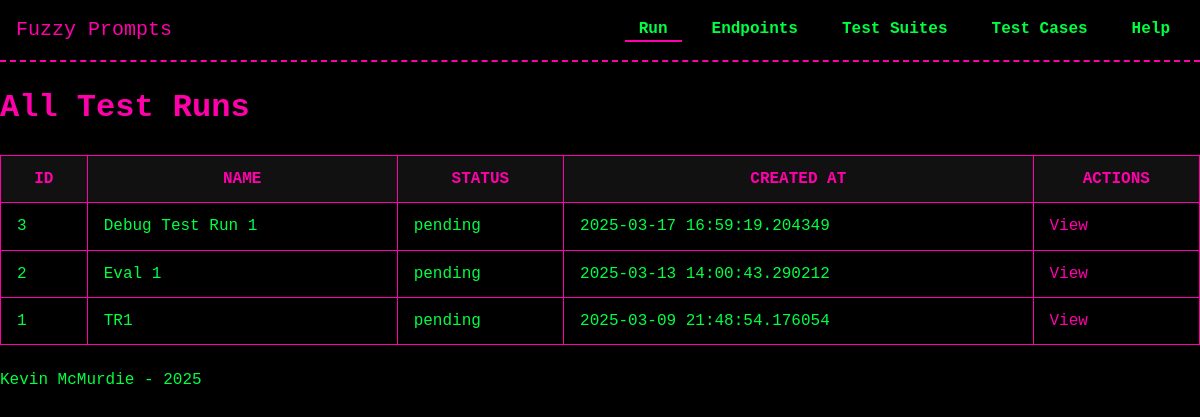
Before: /test_runs/ with the older database file.
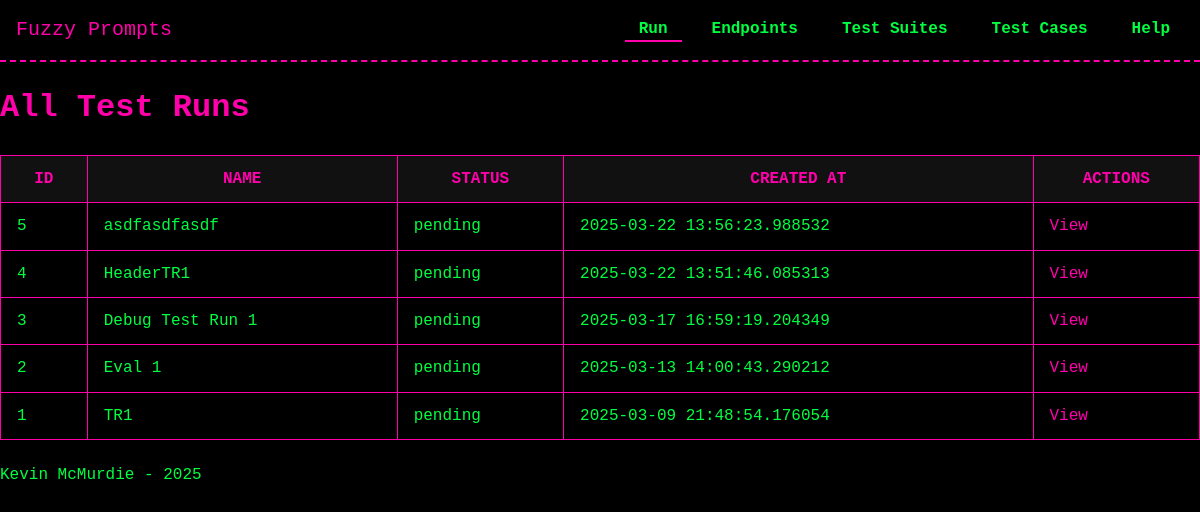
After: the same page with the newer database file.
### models/model_TestRun.py (models this page shows, shortened)
class TestRun(db.Model):
    __tablename__ = 'test_runs'
    id = db.Column(db.Integer, primary_key=True)
    name = db.Column(db.String(255), nullable=False)
    created_at = db.Column(db.DateTime, default=datetime.now)
    status = db.Column(db.String(50), default="pending")
    endpoint_id = db.Column(
        db.Integer,
        db.ForeignKey("endpoints.id", ondelete="SET NULL"),
        nullable=True
    )
    endpoint = db.relationship("Endpoint", back_populates="test_runs", passive_deletes=True)
    test_suites = db.relationship('TestSuite', secondary=test_run_suites, back_populates='test_runs')
    attempts = db.relationship('TestRunAttempt', back_populates='test_run', cascade='all, delete-orphan')

### routes/test_runs.py (the view)
@test_runs_bp.route('/', methods=['GET'])
def list_test_runs():
    page = request.args.get('page', 1, type=int)
    pagination = TestRun.query.order_by(TestRun.id.desc()).paginate(page=page, per_page=10, error_out=False)
    runs = pagination.items
    return render_template('test_runs/list_test_runs.html', test_runs=runs, pagination=pagination)

### templates/test_runs/list_test_runs.html (shortened to what this page needs)
{% extends "base.html" %}
{% block head %}
  <link rel="stylesheet" href="{{ url_for('static', filename='css/tables.css') }}">
{% endblock %}
{% block content %}
<h1>All Test Runs</h1>
{% if test_runs %}
  <table>
    <thead>
      <tr>
        <th>ID</th>
        <th>Name</th>
        <th>Status</th>
        <th>Created At</th>
        <th>Actions</th>
      </tr>
    </thead>
    <tbody>
      {% for run in test_runs %}
        <tr>
          <td>{{ run.id }}</td>
          <td>{{ run.name or 'N/A' }}</td>
          <td>{{ run.status or 'pending' }}</td>
          <td>{{ run.created_at or 'N/A' }}</td>
          <td>
            <a href="{{ url_for('test_runs_bp.view_test_run', run_id=run.id) }}">View</a>
          </td>
        </tr>
      {% endfor %}
    </tbody>
  </table>
{% else %}
  <p>No test runs found.</p>
{% endif %}
{% endblock %}

### templates/base.html (shortened to what this page needs)
<!DOCTYPE html>
<html lang="en">
<head>
  <link rel="stylesheet" href="{{ url_for('static', filename='css/theme.css') }}">
  <link rel="stylesheet" href="{{ url_for('static', filename='css/navbar.css') }}">
  {% block head %}{% endblock %}
</head>
<body>
  <header>
    <nav class="navbar navbar-fixed">
      <div class="nav-brand glitch">
        <a href="{{ url_for('core_bp.index') }}">Fuzzy Prompts</a>
      </div>
      <ul class="nav-links">
        <li class="dropdown {% if request.endpoint and request.endpoint.startswith('test_runs_bp') %}active{% endif %}">
          <a href="#">Run</a>
        </li>
        <li class="dropdown {% if request.endpoint and request.endpoint.startswith('endpoints_bp') %}active{% endif %}">
          <a href="#">Endpoints</a>
        </li>
        <li class="dropdown {% if request.endpoint and request.endpoint.startswith('test_suites_bp') %}active{% endif %}">
          <a href="#">Test Suites</a>
        </li>
        <li class="dropdown {% if request.endpoint and request.endpoint.startswith('test_cases_bp') %}active{% endif %}">
          <a href="#">Test Cases</a>
        </li>
        <li class="dropdown {% if request.endpoint and request.endpoint.startswith('help_bp') %}active{% endif %}">
          <a href="{{ url_for('help_bp.index') }}">Help</a>
        </li>
      </ul>
    </nav>
  </header>
  <main>
    {% block content %}{% endblock %}
  </main>
  <footer>
    <p>Kevin McMurdie - 2025</p>
  </footer>
</body>
</html>

### static/css/theme.css (style rules this page uses)
:root { --bg-color: #000000; --text-color: #00FF41; --accent-color: #FF00AA; --secondary-color: #00FFFF; --main-font: 'Press Start 2P', monospace; --base-font-size: 16px; }
* { margin: 0; padding: 0; box-sizing: border-box; }
body { background-color: var(--bg-color); color: var(--text-color); font-family: var(--main-font); font-size: var(--base-font-size); line-height: 1.4; padding-top: 70px; }
a { color: var(--accent-color); text-decoration: none; }
h1, h2, h3, h4, h5, h6 { color: var(--accent-color); margin: 1rem 0 0.5rem; }
.glitch { position: relative; color: var(--accent-color); animation: glitch 2s infinite; }

### static/css/navbar.css (style rules this page uses)
.navbar { display: flex; align-items: center; justify-content: space-between; background-color: var(--bg-color); border-bottom: 2px dashed var(--accent-color); padding: 1rem; }
.navbar-fixed { position: fixed; top: 0; left: 0; width: 100%; z-index: 1000; }
.nav-brand a { color: var(--accent-color); text-decoration: none; font-size: 1.25rem; }
.nav-links { list-style: none; display: flex; gap: 1rem; }
.nav-links a { color: var(--text-color); font-weight: 600; padding: 0.5rem 0.75rem; border: 2px solid transparent; transition: border-color 0.2s; }
.navbar li.active { color: var(--secondary-color); border-bottom: 2px solid var(--accent-color); font-weight: bold; }
.nav-links li.dropdown { position: relative; }

### static/css/tables.css (style rules this page uses)
table { width: 100%; border-collapse: collapse; margin: 1.5rem 0; }
th, td { padding: 0.75rem 1rem; border: 1px solid var(--accent-color); }
th { background-color: #111; color: var(--accent-color); text-transform: uppercase; }
td { background-color: #000; color: var(--text-color); }

Changed rows visible on the page:
added TestRun: id "5", name "asdfasdfasdf", status "pending", created_at "2025-03-22 13:56:23.988532"
added TestRun: id "4", name "HeaderTR1", status "pending", created_at "2025-03-22 13:51:46.085313"
